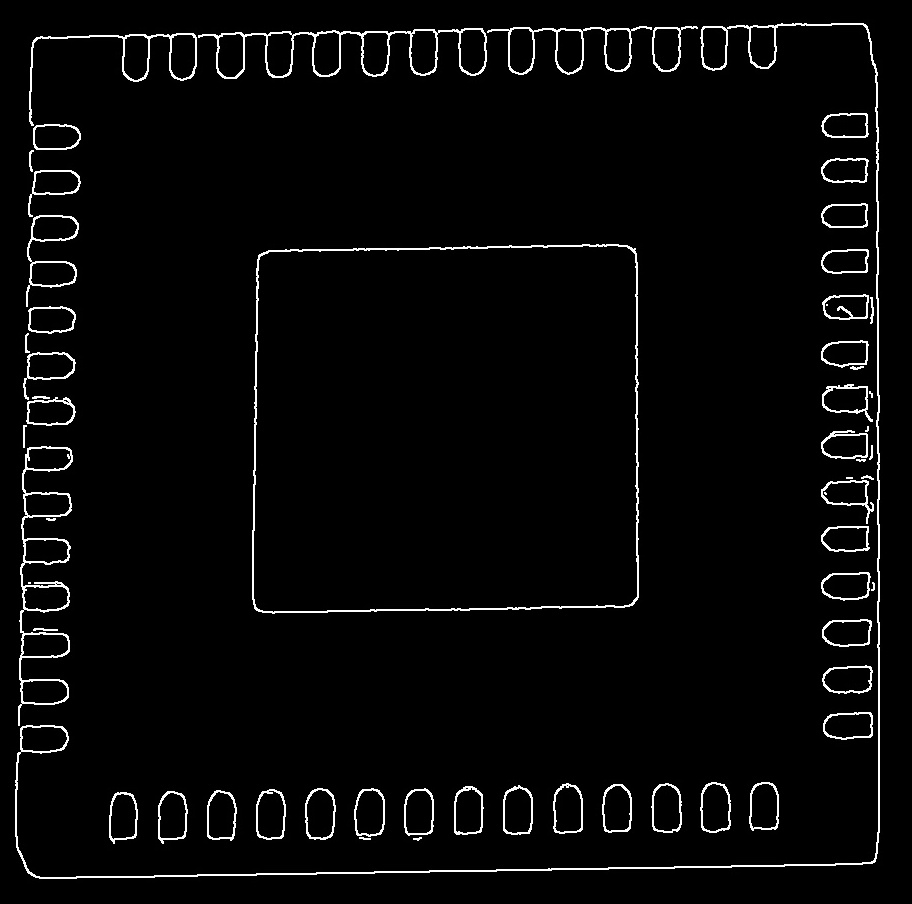
#> input picture bi_full/bilateral_canny_anu2.jpeg, 912 x 904 px
$ python count_pins_v2.py bi_full/bilateral_canny_anu2.jpeg --min-area 3 --max-area 70 --out-image bi_full/anu2_boxes_v2.png
#> lines starting #> are read from the running program, lines starting #| are printed output that depends on the picture; long printed decimals are rounded
#!/usr/bin/env python3
"""
Alternative pin counting that favors the most regular side (uniform spacing/linearity)
instead of simply taking the side with the maximum count.

Heuristic:
- Extract components (yellow boxes) by connected components on a binarized image.
- Ignore the two largest components (package outline and center void).
- Classify remaining components to top/bottom/left/right based on their centers vs
  the package outline bbox.
- For each side, compute a regularity score:
    score = spacing_cv + line_std_norm
  where spacing_cv is the coefficient of variation of sorted center spacings along
  the side axis, and line_std_norm is the std dev of centers along the orthogonal
  axis, normalized by the package size. Lower is better (more uniform/colinear).
- Pick the side with the lowest score (ties fall back to larger count, then name).
- Symmetric estimate = best_side_count * number_of_sides_with_any_pins (typically 4).

Usage:
    python count_pins_v2.py bi_full/bilateral_canny_anu2.jpeg --min-area 3 --max-area 70 --out-image bi_full/anu2_boxes_v2.png
"""

from __future__ import annotations

import argparse
from collections import deque
from pathlib import Path
from typing import Dict, List, Tuple

import numpy as np
from PIL import Image, ImageDraw


def load_binary_mask(path: Path, threshold: int = 128) -> np.ndarray:
    img = Image.open(path).convert("L")
    arr = np.array(img)
    return (arr > threshold).astype(np.uint8)


def label_components(mask: np.ndarray) -> Tuple[np.ndarray, int, List[int], List[Tuple[int, int, int, int]]]:
    h, w = mask.shape
    labels = np.zeros((h, w), dtype=np.int32)
    label = 0
    areas: List[int] = []
    bboxes: List[Tuple[int, int, int, int]] = []
    neighbors = ((1, 0), (-1, 0), (0, 1), (0, -1))

    for y in range(h):
        for x in range(w):
            if mask[y, x] == 0 or labels[y, x] != 0:
                continue
            label += 1
            q = deque([(y, x)])
            labels[y, x] = label
            area = 0
            min_x = max_x = x
            min_y = max_y = y
            while q:
                cy, cx = q.popleft()
                area += 1
                min_x = min(min_x, cx)
                max_x = max(max_x, cx)
                min_y = min(min_y, cy)
                max_y = max(max_y, cy)
                for dy, dx in neighbors:
                    ny, nx = cy + dy, cx + dx
                    if (
                        0 <= ny < h
                        and 0 <= nx < w
                        and mask[ny, nx] == 1
                        and labels[ny, nx] == 0
                    ):
                        labels[ny, nx] = label
                        q.append((ny, nx))
            areas.append(area)
            bboxes.append((min_x, min_y, max_x, max_y))
    return labels, label, areas, bboxes


# [5 lines left out: function _select_package_bbox, not called in this run]


def _side_for_pin(
    pin_bbox: Tuple[int, int, int, int],
    package_bbox: Tuple[int, int, int, int],
    margin_ratio: float = 0.2,
) -> str:
    px_min, py_min, px_max, py_max = package_bbox
    pw = px_max - px_min + 1
    ph = py_max - py_min + 1
    cx = (pin_bbox[0] + pin_bbox[2]) / 2
    cy = (pin_bbox[1] + pin_bbox[3]) / 2
    x0 = px_min + margin_ratio * pw
    x1 = px_max - margin_ratio * pw
    y0 = py_min + margin_ratio * ph
    y1 = py_max - margin_ratio * ph
    if cy <= y0:
        return "top"
    if cy >= y1:
        return "bottom"
    if cx <= x0:
        return "left"
    if cx >= x1:
        return "right"
    return "unknown"


def _regularity_score(side: str, centers: List[Tuple[float, float]], package_bbox: Tuple[int, int, int, int]) -> float:
    """Lower is better: combines spacing uniformity and line straightness."""
    if len(centers) < 2:
        return float("inf")  # not enough to judge
    px_min, py_min, px_max, py_max = package_bbox
    pw = max(px_max - px_min, 1)
    ph = max(py_max - py_min, 1)
    xs = np.array([c[0] for c in centers], dtype=float)
    ys = np.array([c[1] for c in centers], dtype=float)
    if side in ("top", "bottom"):
        xs_sorted = np.sort(xs)
        spacings = np.diff(xs_sorted)
        spacing_cv = float(np.std(spacings) / np.mean(spacings)) if np.mean(spacings) > 0 else float("inf")
        line_std_norm = float(np.std(ys) / ph)
    else:  # left/right
        ys_sorted = np.sort(ys)
        spacings = np.diff(ys_sorted)
        spacing_cv = float(np.std(spacings) / np.mean(spacings)) if np.mean(spacings) > 0 else float("inf")
        line_std_norm = float(np.std(xs) / pw)
    return spacing_cv + line_std_norm


def analyze(
    path: Path, min_area: int = 3, max_area: int = 70
) -> Tuple[
    Dict[str, int],
    Dict[str, List[int]],
    Dict[str, float],
    str,
    int,
    List[Tuple[int, int, int, int]],
    List[Tuple[int, int, int, int]],
    Tuple[int, int, int, int],
]:
    mask = load_binary_mask(path)
    _, num_labels, areas, bboxes = label_components(mask)

    # Exclude largest (outline) and second-largest (void).
    largest_indices = sorted(range(len(areas)), key=lambda i: areas[i], reverse=True)[:2]
    package_bbox = bboxes[largest_indices[0]] if largest_indices else (0, 0, 0, 0)
    package_area = areas[largest_indices[0]] if largest_indices else 0

    auto_max_area = max_area
    if package_area > 0:
        auto_max_area = min(max_area, int(package_area * 0.05))

    pin_labels = [
        idx
        for idx, a in enumerate(areas, start=1)
        if (idx - 1) not in largest_indices and min_area <= a <= auto_max_area
    ]
    pin_bboxes = [bboxes[idx - 1] for idx in pin_labels]

    side_counts: Dict[str, int] = {"top": 0, "bottom": 0, "left": 0, "right": 0, "unknown": 0}
    side_labels: Dict[str, List[int]] = {"top": [], "bottom": [], "left": [], "right": [], "unknown": []}
    side_centers: Dict[str, List[Tuple[float, float]]] = {k: [] for k in side_counts.keys()}
    for lbl, bb in zip(pin_labels, pin_bboxes):
        side = _side_for_pin(bb, package_bbox)
        cx = (bb[0] + bb[2]) / 2
        cy = (bb[1] + bb[3]) / 2
        side_counts[side] += 1
        side_labels[side].append(lbl)
        side_centers[side].append((cx, cy))

    # Regularity scores
    side_scores: Dict[str, float] = {}
    for s in ("top", "bottom", "left", "right"):
        side_scores[s] = _regularity_score(s, side_centers[s], package_bbox)

    # Choose best side: lowest score, then higher count, then name.
    sides_present = [s for s in ("top", "bottom", "left", "right") if side_counts[s] > 0]
    best_side = None
    if sides_present:
        best_side = min(
            sides_present,
            key=lambda s: (side_scores[s], -side_counts[s], s),
        )
    best_side_count = side_counts.get(best_side, 0) if best_side else 0
    symmetric_estimate = best_side_count * len(sides_present) if sides_present else 0

    return side_counts, side_labels, side_scores, best_side or "unknown", symmetric_estimate, bboxes, pin_bboxes, package_bbox


def draw_overlay(
    image_path: Path,
    out_path: Path,
    bboxes: List[Tuple[int, int, int, int]],
    pin_bboxes: List[Tuple[int, int, int, int]],
    package_bbox: Tuple[int, int, int, int],
) -> None:
    base = Image.open(image_path).convert("RGB")
    draw = ImageDraw.Draw(base)
    for (min_x, min_y, max_x, max_y) in pin_bboxes:
        draw.rectangle([(min_x, min_y), (max_x, max_y)], outline=(255, 255, 0), width=2)
    base.save(out_path)


def main() -> None:
    parser = argparse.ArgumentParser(description="Pin count using regularity-based side selection.")
    parser.add_argument("image", type=Path, help="Path to the image file")
    parser.add_argument("--min-area", type=int, default=3, help="Minimum area for a pin component")
    parser.add_argument("--max-area", type=int, default=70, help="Maximum area for a pin component")
    parser.add_argument("--out-image", type=Path, help="Optional path to save overlay image")
    args = parser.parse_args()

    (
        side_counts,
        side_labels,
        side_scores,
        best_side,
        symmetric_estimate,
        bboxes,
        pin_bboxes,
        package_bbox,
    ) = analyze(args.image, args.min_area, args.max_area)
#> in load_binary_mask, img is the input picture: PIL image 912x904 L; min 0, max 255, mean 8
#> after the loop in label_components, `for y in range(h):`:
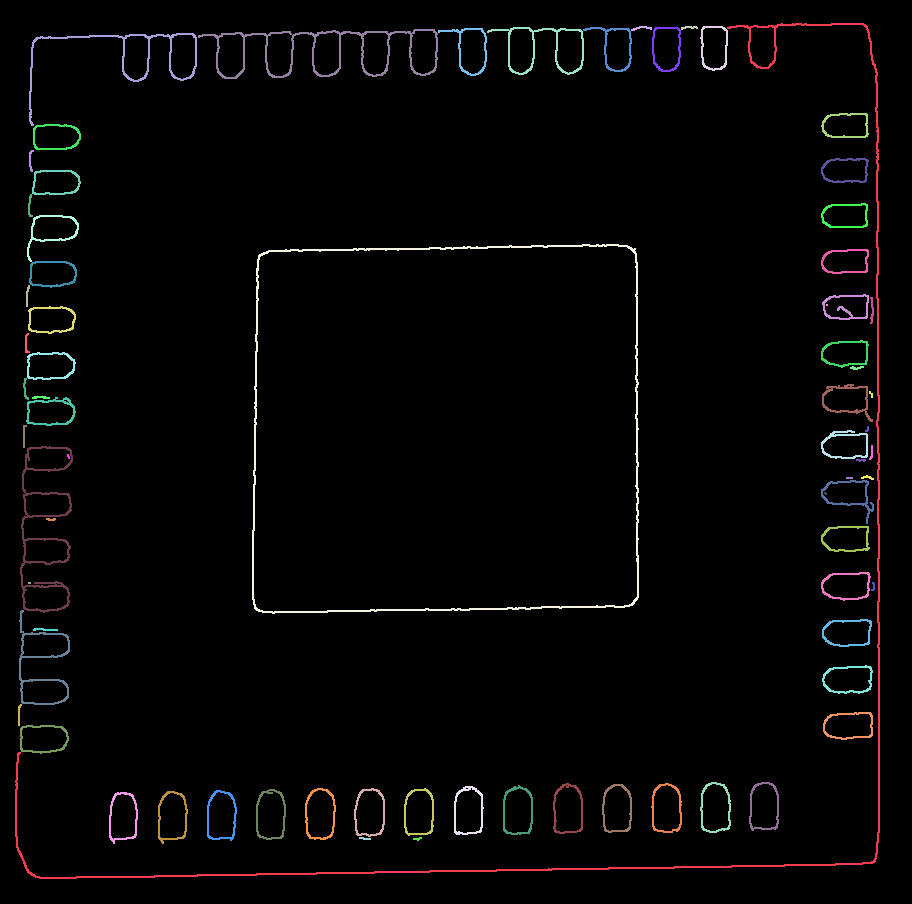
#> labels: shape (904, 912) int32; 75 distinct labels, from 0 to 74; one colour per label, 0 black
#> in analyze, `_, num_labels, areas, bboxes = label_components(mask)`: num_labels = 74; areas = 74 values, max 4232 at index 0, min 4 at index 24, mean 344.2; bboxes = 74 items, first 6: (15, 23, 879, 878), (631, 26, 651, 30), (681, 26, 697, 29), (700, 26, 727, 70), (487, 27, 583, 74), (583, 27, 631, 71)
#> in analyze, `largest_indices = sorted(range(len(areas)), key=lambda i: areas[i], re..`: largest_indices = [0, 18]
#> in analyze, `package_bbox = bboxes[largest_indices[0]] if largest_indices else (0, ..`: package_bbox = (15, 23, 879, 878)
#> in analyze, `package_area = areas[largest_indices[0]] if largest_indices else 0`: package_area = 4232
#> in analyze, `auto_max_area = min(max_area, int(package_area * 0.05))`: auto_max_area = 70
#> in analyze, `pin_labels = [ idx for idx, a in enumerate(areas, start=1) if (idx - 1..`: pin_labels = 27 values from 2 to 74
#> in analyze, `pin_bboxes = [bboxes[idx - 1] for idx in pin_labels]`: pin_bboxes = 27 items, first 6: (631, 26, 651, 30), (681, 26, 697, 29), (29, 150, 33, 171), (28, 194, 32, 216), (26, 285, 29, 306), (870, 297, 873, 323)
#> the loop in analyze, `for lbl, bb in zip(pin_labels, pin_bboxes):` made 27 passes
#> (lbl, bb, cx, cy, side) on passes 1 to 8: (2, (631, 26, 651, 30), 641, 28, 'top'), (3, (681, 26, 697, 29), 689, 27.5, 'top'), (13, (29, 150, 33, 171), 31, 160.5, 'top'), (16, (28, 194, 32, 216), 30, 205, 'left'), (22, (26, 285, 29, 306), 27.5, 295.5, 'left'), (24, (870, 297, 873, 323), 871.5, 310, 'right'), (25, (826, 304, 827, 305), 826.5, 304.5, 'right'), (27, (25, 333, 29, 352), 27, 342.5, 'left')
#> after the loop in analyze, `for lbl, bb in zip(pin_labels, pin_bboxes):`: side_counts = {'top': 3, 'bottom': 3, 'left': 10, 'right': 11, 'unknown': 0}
#> the loop in analyze, `for s in ("top", "bottom", "left", "right"):` made 4 passes
#> line_std_norm in _regularity_score on passes 1 to 2: 0.0732, 0.0682
#> after the loop in analyze, `for s in ("top", "bottom", "left", "right"):`: side_scores = {'top': 0.927, 'bottom': 0.804, 'left': 0.5, 'right': 0.966}
#> in analyze, `sides_present = [s for s in ("top", "bottom", "left", "right") if side..`: sides_present = ['top', 'bottom', 'left', 'right']
#> in analyze, `best_side = min( sides_present, key=lambda s: (side_scores[s], -side_c..`: best_side = 'left'
#> in analyze, `best_side_count = side_counts.get(best_side, 0) if best_side else 0`: best_side_count = 10
#> in analyze, `symmetric_estimate = best_side_count * len(sides_present) if sides_pre..`: symmetric_estimate = 40
#> side_labels = {'top': [2, 3, 13], 'bottom': [56, 73, 74], 'left': [16, 22, 27, 31, 34, 36, 41, 47, 50, 54], 'right': [24, 25, 30, 33, 37, 39, 42, 43, 44, 46, 51], 'unknown': []}; best_side = 'left'; symmetric_estimate = 40; package_bbox = (15, 23, 879, 878)

    print(f"Per-side counts (yellow boxes filtered as pins): {side_counts}")
#| Per-side counts (yellow boxes filtered as pins): {'top': 3, 'bottom': 3, 'left': 10, 'right': 11, 'unknown': 0}
    print(f"Per-side labels: {side_labels}")
#| Per-side labels: {'top': [2, 3, 13], 'bottom': [56, 73, 74], 'left': [16, 22, 27, 31, 34, 36, 41, 47, 50, 54], 'right': [24, 25, 30, 33, 37, 39, 42, 43, 44, 46, 51], 'unknown': []}
    print(f"Per-side regularity scores (lower=more regular): {side_scores}")
#| Per-side regularity scores (lower=more regular): {'top': 0.9273, 'bottom': 0.8041, 'left': 0.5005, 'right': 0.9657}
    print(f"Best side by regularity: {best_side} with count {side_counts.get(best_side, 0)}")
#| Best side by regularity: left with count 10
    print(f"Symmetric pin estimate (best side count * sides with pins): {symmetric_estimate}")
#| Symmetric pin estimate (best side count * sides with pins): 40
    if args.out_image:
        draw_overlay(args.image, args.out_image, bboxes, pin_bboxes, package_bbox)
#> the loop in draw_overlay, `for (min_x, min_y, max_x, max_y) in pin_bboxes:` made 27 passes
#> in draw_overlay, `base.save(out_path)`:
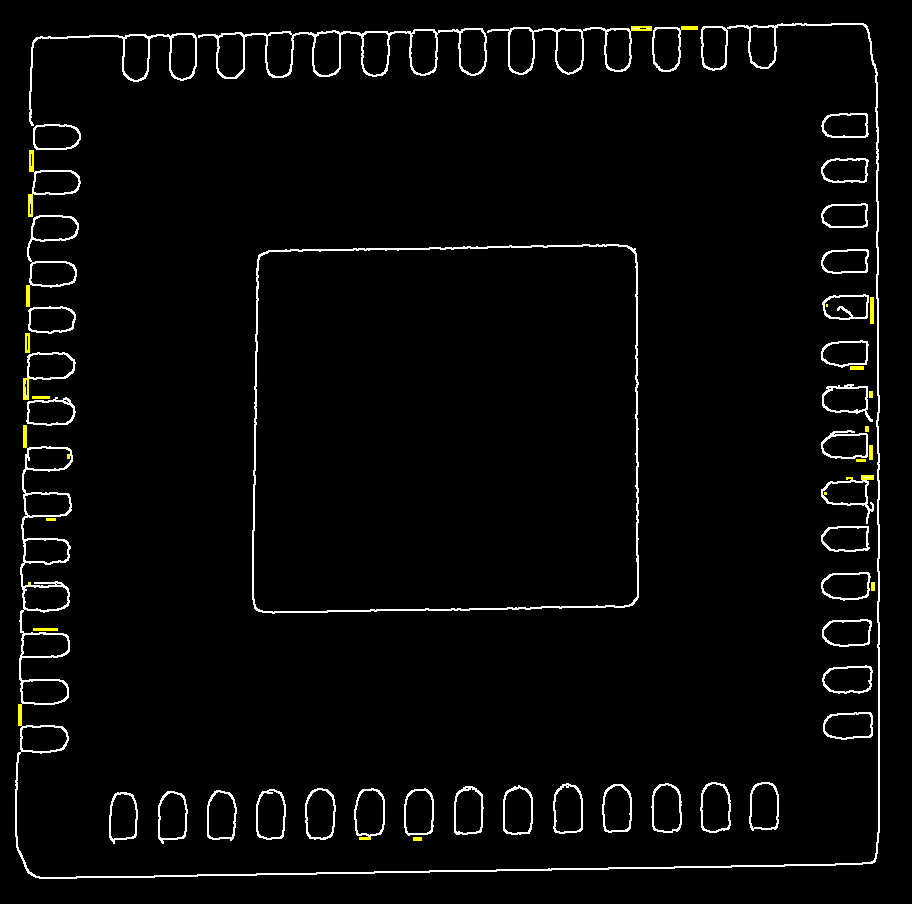
#> saved as anu2_boxes_v2.png: PIL image 912x904 RGB; mean R, G, B 8.2, 8.2, 7.7
        print(f"Saved overlay to {args.out_image}")


if __name__ == "__main__":
    main()
